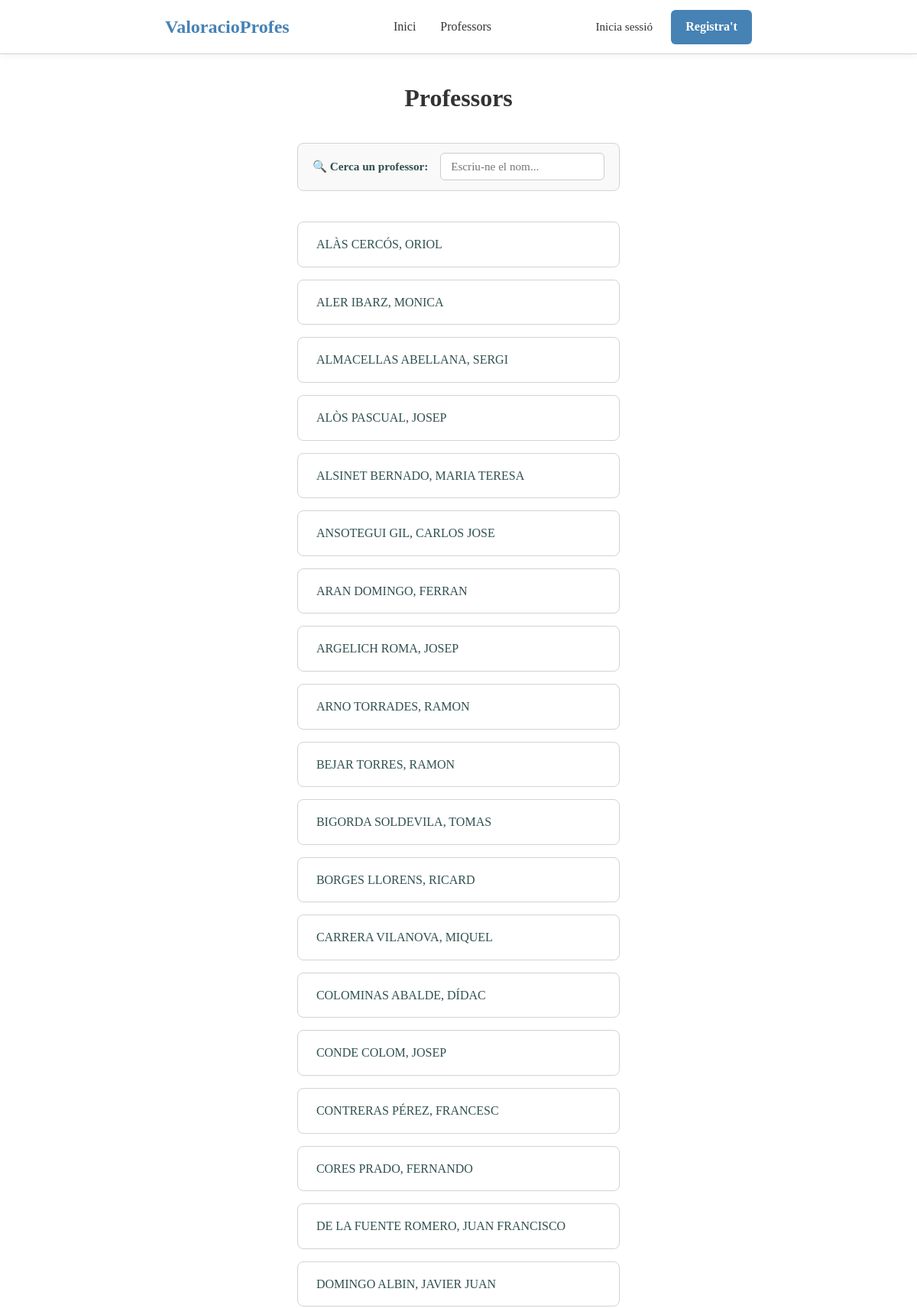
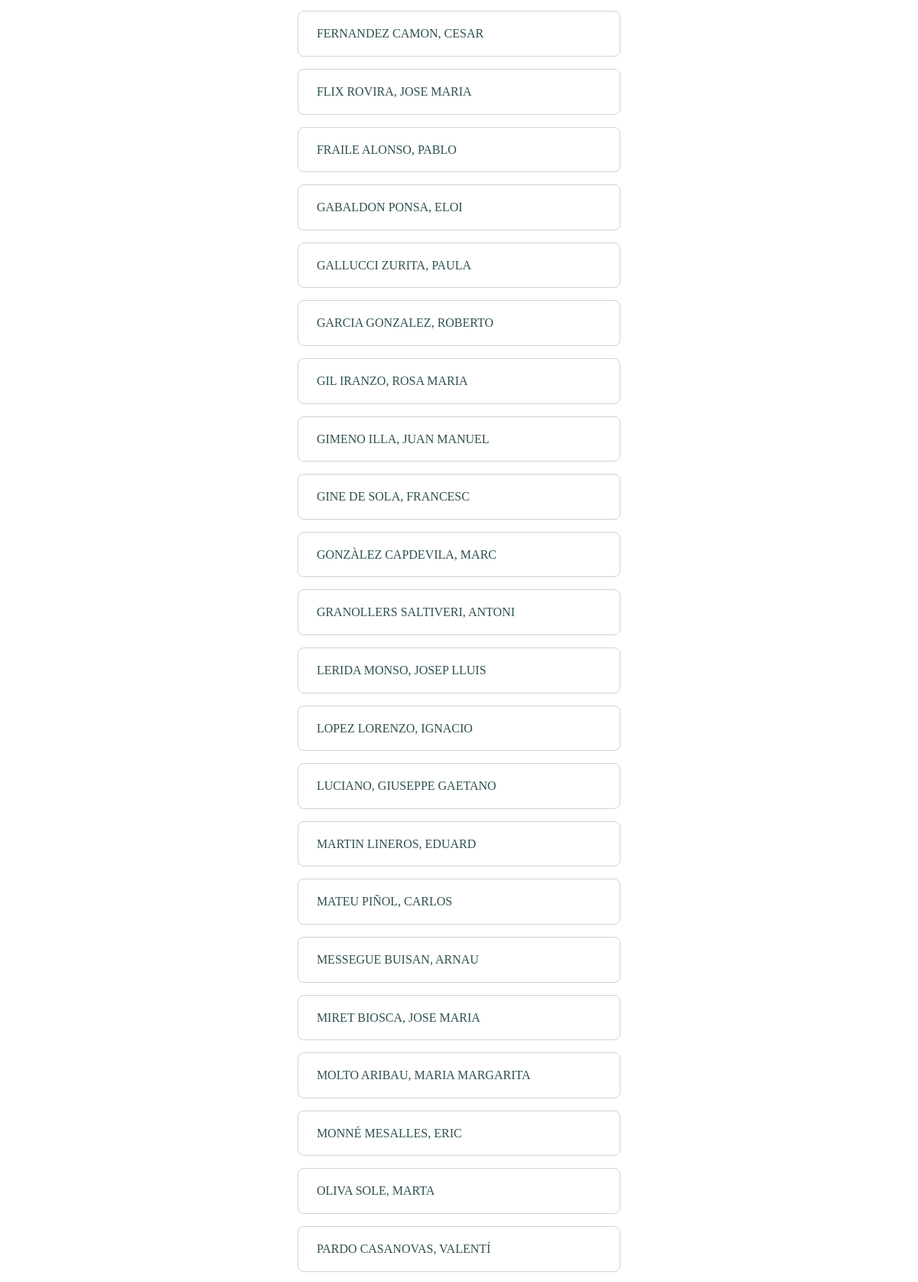
The page /profesores/ (upper part) on the database its author committed (2 pictures, top to bottom).
### blog/models.py (models this page shows, shortened)
class Professor(models.Model):
    department = models.ForeignKey(Department, on_delete=models.CASCADE, related_name='professors')
    name_prof = models.CharField(max_length=150)
    profile_pic_url = models.URLField(max_length=200, blank=True, null=True)  #URLField for links

### blog/views.py (the view)
# urls.py: path('profesores/', views.ProfessorListView.as_view(), name='professor_list'),
class ProfessorListView(ListView):
    model = Professor
    template_name = 'blog/professor_list.html'
    context_object_name = 'professors'

### templates/blog/professor_list.html (shortened to what this page needs)
{% extends "base.html" %}
{% block content %}
<h1 style="text-align: center; margin-bottom: 1.5rem;">Professors</h1>
<div class="search-box">
    <label for="id_professor">🔍 Cerca un professor:</label>
    <input id="id_professor" type="text" placeholder="Escriu-ne el nom..." autocomplete="off" name="">
</div>
<ul class="professor-list">
{% for professor in professors %}
    <li>
        <a href="{% url 'blog:professor_detail' professor.pk %}">
            {{ professor.name_prof }}
        </a>
    </li>
{% empty %}
    <li>No hi ha professors registrats.</li>
{% endfor %}
</ul>
{% endblock %}

### blog/static/blog/style.css (style rules this page uses)
:root { --font-base: Georgia, serif; --color-text: #333; --color-heading: darkslategray; --color-nav-bg: darkslategray; --color-nav-text: white; --color-nav-hover: lightblue; --color-user-text: silver; --color-footer-text: gray; --color-footer-border: lightgray; --color-error: red; --color-btn-primary: steelblue; --container-width: 800px; --form-width: 400px; }
* { margin: 0; padding: 0; box-sizing: border-box; }
body { min-height: 100vh; display: flex; flex-direction: column; font-family: var(--font-base); line-height: 1.6; color: var(--color-text); }
.search-box { display: flex; align-items: center; gap: 1rem; margin: 2rem auto 2.5rem; max-width: 500px; background: #f9f9f9; border: 1px solid var(--color-footer-border); border-radius: 8px; padding: 0.8rem 1.2rem; }
.search-box label { font-weight: bold; color: var(--color-heading); white-space: nowrap; font-size: 0.95rem; }
.search-box input { flex: 1; padding: 0.5rem 0.8rem; border: 1px solid #ccc; border-radius: 6px; font-family: inherit; font-size: 0.95rem; }
.professor-list { list-style: none; display: grid; grid-template-columns: repeat(auto-fill, minmax(280px, 1fr)); gap: 1rem; padding: 0; }
.professor-list li a { display: block; padding: 1rem 1.5rem; background: white; border: 1px solid var(--color-footer-border); border-radius: 8px; text-decoration: none; color: var(--color-heading); font-weight: 500; transition: box-shadow 0.2s, transform 0.2s; }

### rows shown on the page
Professor: name_prof "ALÀS CERCÓS, ORIOL"
Professor: name_prof "ALER IBARZ, MONICA"
Professor: name_prof "ALMACELLAS ABELLANA, SERGI"
Professor: name_prof "ALÒS PASCUAL, JOSEP"
Professor: name_prof "ALSINET BERNADO, MARIA TERESA"
Professor: name_prof "ANSOTEGUI GIL, CARLOS JOSE"
Professor: name_prof "ARAN DOMINGO, FERRAN"
Professor: name_prof "ARGELICH ROMA, JOSEP"
Professor: name_prof "ARNO TORRADES, RAMON"
Professor: name_prof "BEJAR TORRES, RAMON"
Professor: name_prof "BIGORDA SOLDEVILA, TOMAS"
Professor: name_prof "BORGES LLORENS, RICARD"
Professor: name_prof "CARRERA VILANOVA, MIQUEL"
Professor: name_prof "COLOMINAS ABALDE, DÍDAC"
Professor: name_prof "CONDE COLOM, JOSEP"
Professor: name_prof "CONTRERAS PÉREZ, FRANCESC"
Professor: name_prof "CORES PRADO, FERNANDO"
Professor: name_prof "DE LA FUENTE ROMERO, JUAN FRANCISCO"
Professor: name_prof "DOMINGO ALBIN, JAVIER JUAN"
Professor: name_prof "FERNANDEZ CAMON, CESAR"
Professor: name_prof "FLIX ROVIRA, JOSE MARIA"
Professor: name_prof "FRAILE ALONSO, PABLO"
Professor: name_prof "GABALDON PONSA, ELOI"
Professor: name_prof "GALLUCCI ZURITA, PAULA"
Professor: name_prof "GARCIA GONZALEZ, ROBERTO"
Professor: name_prof "GIL IRANZO, ROSA MARIA"
Professor: name_prof "GIMENO ILLA, JUAN MANUEL"
Professor: name_prof "GINE DE SOLA, FRANCESC"
Professor: name_prof "GONZÀLEZ CAPDEVILA, MARC"
Professor: name_prof "GRANOLLERS SALTIVERI, ANTONI"
Professor: name_prof "LERIDA MONSO, JOSEP LLUIS"
Professor: name_prof "LOPEZ LORENZO, IGNACIO"
Professor: name_prof "LUCIANO, GIUSEPPE GAETANO"
Professor: name_prof "MARTIN LINEROS, EDUARD"
Professor: name_prof "MATEU PIÑOL, CARLOS"
Professor: name_prof "MESSEGUE BUISAN, ARNAU"
Professor: name_prof "MIRET BIOSCA, JOSE MARIA"
Professor: name_prof "MOLTO ARIBAU, MARIA MARGARITA"
Professor: name_prof "MONNÉ MESALLES, ERIC"
Professor: name_prof "OLIVA SOLE, MARTA"
Professor: name_prof "PARDO CASANOVAS, VALENTÍ"
